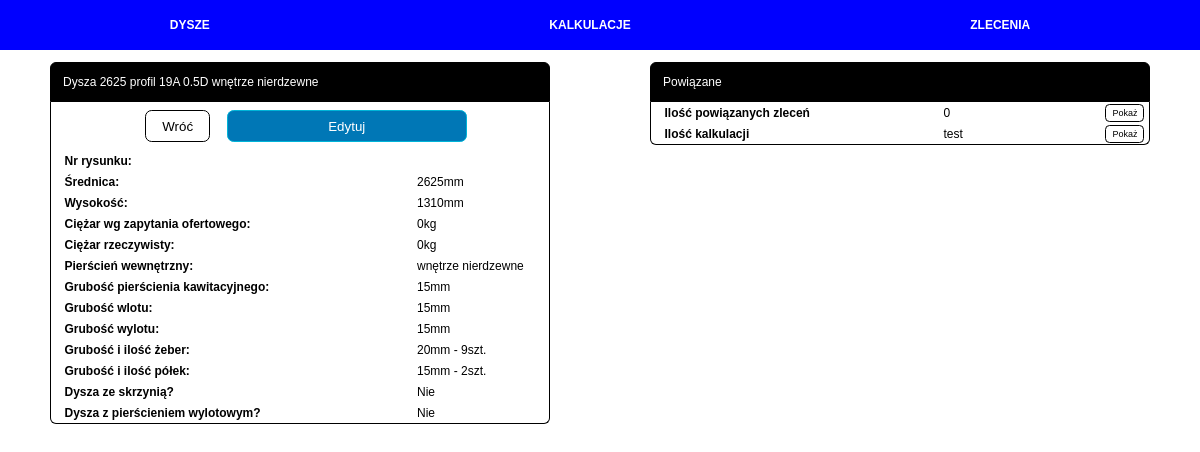
The app's page /nozzle/2/, older data.
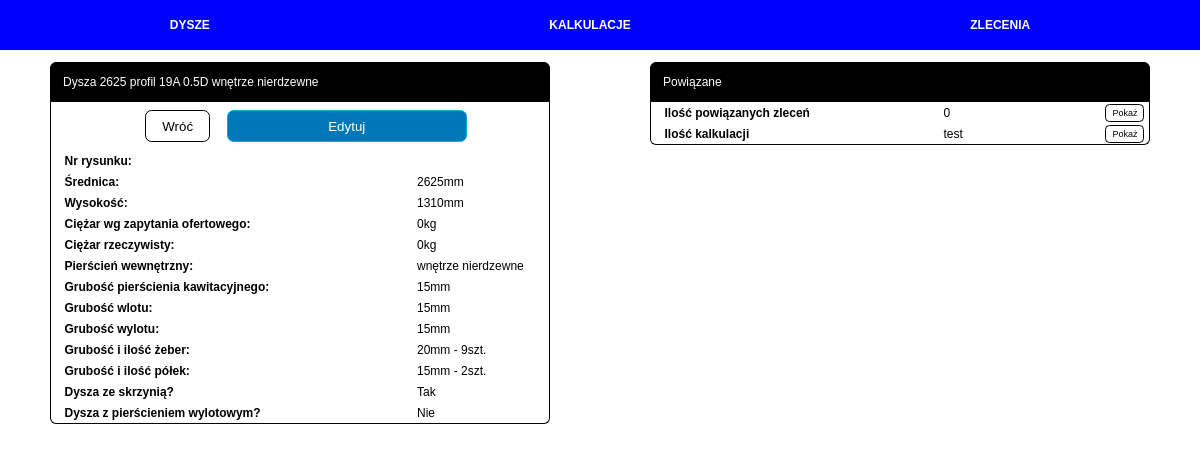
The same page, newer data.
### calculator/models.py (models this page shows, shortened)
class Nozzle(models.Model):
    PROFILES = (('Optima', 'Optima'),
                ('19A', '19A'),
                )
    INNER_RING_TYPES = (('Complete st. st. inside', 'Complete st. st. inside'),
                        ('St. st. ring inside', 'St. st. ring inside'),
                        ('Complete steel', 'Complete steel'),
                        ('St. st. ring and outlet', 'St. st. ring and outlet'))
    date_created = models.DateTimeField(auto_now_add=True)
    diameter = models.PositiveIntegerField(null=False, blank=False)
    profile = models.CharField(max_length=32, choices=PROFILES, null=False, blank=False)
    drawing_number = models.CharField(max_length=32, blank=True)
    profile_height = models.PositiveIntegerField(null=False, blank=False)
    inner_ring_type = models.CharField(max_length=32, choices=INNER_RING_TYPES, null=False, blank=False)
    inner_ring_thickness_propeller_zone = models.PositiveIntegerField(null=False, blank=False)
    inner_ring_thickness_inlet_zone = models.PositiveIntegerField(null=False, blank=False)
    inner_ring_thickness_outlet_zone = models.PositiveIntegerField(null=False, blank=False)
    ribs_quantity = models.PositiveIntegerField(null=False, blank=False)
    ribs_thickness = models.PositiveIntegerField(null=False, blank=False)
    segments_quantity = models.PositiveIntegerField(null=False, blank=False)
    segments_thickness = models.PositiveIntegerField(null=False, blank=False)
    has_headbox = models.BooleanField(null=False, blank=False)
    has_outlet_ring = models.BooleanField(null=False, blank=False)
    theoretical_weight = models.PositiveIntegerField(blank=True, default=0)
    real_weight = models.PositiveIntegerField(blank=True, default=0)

### calculator/views.py (the view)
# urls.py: path('nozzle/<int:nozzle_id>/', nozzle_details_view, name='nozzle_details'),
def nozzle_details_view(request, nozzle_id):
    nozzle = Nozzle.objects.get(id=nozzle_id)
    ratio = round((nozzle.profile_height / nozzle.diameter), 1)
    type_name = translate_type_name(str(nozzle.inner_ring_type))
    orders = Order.objects.all()
    nozzle_total_orders = orders.filter(nozzle=nozzle).count()
    context = {'nozzle': nozzle,
               'ratio': ratio,
               'type_name': type_name,
               'nozzle_total_orders': nozzle_total_orders,
               'nozzle_id': nozzle_id,
               }
    template = 'calculator/nozzle-details.html'
    return render(request, template, context)

### calculator/functions.py (called while the page is built)
def translate_type_name(name):
    polish_names = {'Complete st. st. inside': 'wnętrze nierdzewne',
                    'St. st. ring inside': 'pierścień kawitacyjny nierdzewny',
                    'Complete steel': 'wnętrze ze stali zwykłej',
                    'St. st. ring and outlet': 'pierścień kawitacyjny i wylot ze stali nierdzewnej'}
    return polish_names[name]

### calculator/templates/calculator/nozzle-details.html (shortened to what this page needs)
{% extends 'calculator/base.html' %}
{% block content %}
<div class="content-main">
  <div class="item-box">
    <div class="item-header-box">
      <p>Dysza {{ nozzle.diameter }}
       profil {{ nozzle.profile }}
      {{ ratio }}D {{ type_name }}</p>
    </div>
    <div class="item-details">
      <div class="button-box">
        <form>
        <input type="button" class="action-btn" value="Wróć" onclick="history.back()"
        </form>
        <button class="edit-btn">Edytuj</button>
      </div>
      <div class="item-details-box">
        <p class="item-detail-name">Nr rysunku:</p>
      </div>
      <div class="item-details-box">
        <p class="item-detail-name">Średnica: </p>
        <p class="item-detail-value">{{ nozzle.diameter }}mm</p>
      </div>
      <div class="item-details-box">
        <p class="item-detail-name">Wysokość:</p>
        <p class="item-detail-value">{{ nozzle.profile_height }}mm</p>
      </div>
      <div class="item-details-box">
        <p class="item-detail-name">Ciężar wg zapytania ofertowego:</p>
        <p class="item-detail-value">{{ nozzle.theoretical_weight }}kg</p>
      </div>
      <div class="item-details-box">
        <p class="item-detail-name">Ciężar rzeczywisty:</p>
        <p class="item-detail-value">{{ nozzle.real_weight }}kg</p>
      </div>
      <div class="item-details-box">
        <p class="item-detail-name">Pierścień wewnętrzny:</p>
        <p class="item-detail-value">{{ type_name }}</p>
      </div>
      <div class="item-details-box">
        <p class="item-detail-name">Grubość pierścienia kawitacyjnego:</p>
        <p class="item-detail-value">{{ nozzle.inner_ring_thickness_propeller_zone }}mm</p>
      </div>
      <div class="item-details-box">
        <p class="item-detail-name">Grubość wlotu:</p>
        <p class="item-detail-value">{{ nozzle.inner_ring_thickness_inlet_zone }}mm</p>
      </div>
      <div class="item-details-box">
        <p class="item-detail-name">Grubość wylotu:</p>
        <p class="item-detail-value">{{ nozzle.inner_ring_thickness_outlet_zone }}mm</p>
      </div>
      <div class="item-details-box">
        <p class="item-detail-name">Grubość i ilość żeber:</p>
        <p class="item-detail-value">{{ nozzle.ribs_thickness }}mm - {{ nozzle.ribs_quantity}}szt.</p>
      </div>
      <div class="item-details-box">
        <p class="item-detail-name">Grubość i ilość półek:</p>
        <p class="item-detail-value">{{ nozzle.segments_thickness }}mm - {{ nozzle.segments_quantity}}szt.</p>
      </div>
      <div class="item-details-box">
        <p class="item-detail-name">Dysza ze skrzynią?</p>
        {% if nozzle.has_headbox == True %}
         <p class="item-detail-value">Tak</p>
        {% else %}
          <p class="item-detail-value">Nie</p>
        {% endif %}
      </div>
      <div class="item-details-box">
        <p class="item-detail-name">Dysza z pierścieniem wylotowym?</p>
        {% if nozzle.has_outlet_ring == True %}
         <p class="item-detail-value">Tak</p>
        {% else %}
          <p class="item-detail-value">Nie</p>
        {% endif %}
      </div>
    </div>
  </div>
  <div class="item-box">
    <div class="item-header-box">
      <p>Powiązane</p>
    </div>
    <div class="item-details">
      <div class="item-details-box">
        <p class="item-detail-name">Ilość powiązanych zleceń</p>
        <p class="item-detail-value">{{ nozzle_total_orders }}</p>
        <a href="{% url 'calculator:nozzle_orders' nozzle.id %}">
          <button class="show-btn" type="button">Pokaż</button>
        </a>
      </div>
      <div class="item-details-box">
        <p class="item-detail-name">Ilość kalkulacji</p>
        <p class="item-detail-value">test</p>
        <button class="show-btn" type="button">Pokaż</button>
      </div>
    </div>
  </div>
</div>
{% endblock content %}

### calculator/templates/calculator/base.html (shortened to what this page needs)
{% load static %}
<!DOCTYPE html>
<html lang="en">
<head>
  <link rel="stylesheet" href="{% static 'styles.css' %}">
  <link rel="stylesheet" href="{% static 'navbar.css' %}">
</head>
<body>
  {% include 'calculator/navbar.html' %}
  {% block content %}
  {% endblock content %}
</body>
</html>

### calculator/templates/calculator/navbar.html
<navbar>
  <div id="navbar">
      <div id="navbar-item-container">
        <p>
         <a id="navbar-link" href="{% url 'calculator:nozzles' %}">DYSZE</a>
        </p>
      </div>
      <div id="navbar-item-container">
        <p>
         <a id="navbar-link" href="{% url 'calculator:nozzles' %}">KALKULACJE</a>
        </p>
      </div>
      <div id="navbar-item-container">
        <p>
         <a id="navbar-link" href="{% url 'calculator:orders_view' %}">ZLECENIA</a>
        </p>
      </div>
  </div>
</navbar>

### static/styles.css (style rules this page uses)
body { font-family: Arial; font-size: 12px; margin: 0 auto; padding: 0; }
.content-main { display: flex; width: 1200px; justify-content: space-around; margin: 0 auto; }
.item-box { min-width: 500px; max-width: 90%; display: flex; flex-direction: column; background-color: white; border-radius: 0.5em; margin: 1em auto; }
.item-header-box { margin: 0; padding-left: 1em; background-color: black; color: white; border-top-left-radius: 0.5em; border-top-right-radius: 0.5em; border: 1px solid black; }
.item-details { padding-left: 1em; border-left: 1px solid black; border-right: 1px solid black; border-bottom: 1px solid black; border-bottom-left-radius: 0.5em; border-bottom-right-radius: 0.5em; }
.item-details-box { display: flex; justify-content: space-between; align-items: center; padding: 0; height: 1.75em; }
.item-detail-name { width: 20em; font-weight: bold; justify-content: center; text-align: left; margin: 0.5em 0.125em; }
.item-detail-value { margin: 0 1em; width: 10em; }
.button-box { display: flex; justify-content: center; align-items: center; margin: 0.125em 0.25em; }
.action-btn { margin-left: 0.5em; margin-right: 0.5em; background-color: white; border: 1px solid black; border-radius: 0.5em; height: 2rem; padding: 0.5rem 1rem; cursor: pointer; transition: background-color 0.2s; transition: color 0.2s; }
.show-btn { font-size: 0.75em; text-align: center; margin-left: 0.5em; margin-right: 0.5em; background-color: white; border: 1px solid black; border-radius: 0.5em; height: 1.125rem; cursor: pointer; transition: background-color 0.2s; transition: color 0.2s; }
.edit-btn { margin: 0.5em 0.5em; background-color: #0077b6; color: white; cursor: pointer; border: 1px solid #00b4d8; border-radius: 0.5em; height: 2rem; width: 15rem; }

### static/navbar.css (style rules this page uses)
#navbar { width: 100%; height: 50px; border: none; padding: 0; margin: 0; background-color: blue; display: flex; color: white; font-weight: bold; justify-content: space-around; align-content: center; }
#navbar-item-container { background-color: blue; display: flex; align-items: center; }
#navbar-link { text-decoration: none; color: white; height: 200px; padding: 0 1.125em; margin: 0; transition: background-color 0.2s; }

Row changes from the older to the newer data that the page shows:
changed Nozzle: has_headbox False → True (drawn)
Text that changed along with them:
text no longer shown: "Nie"
text now shown: "Tak"
